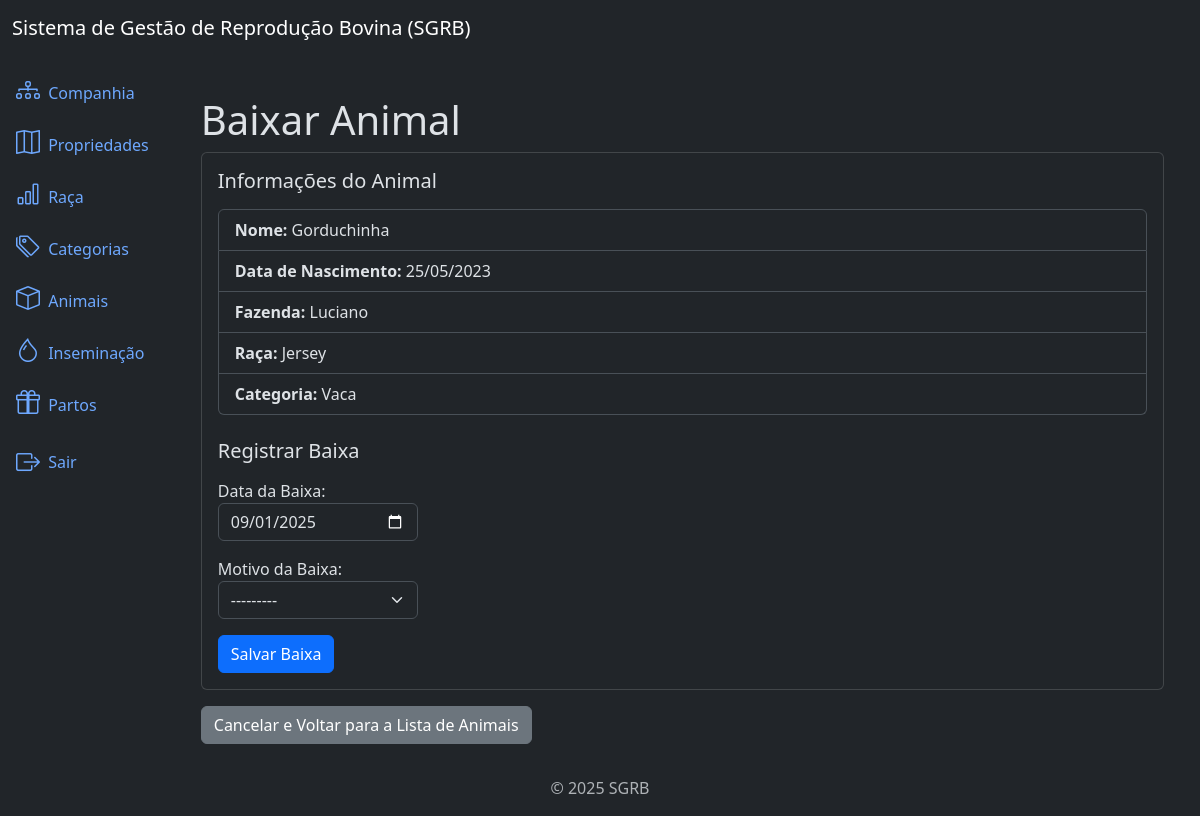
Page /animals/3/culling/ (signed in) on the committed database.
### animals/models.py (models this page shows, shortened)
class Animal(models.Model):
    name = models.CharField(max_length=100)
    birth = models.DateField(null=True, blank=True)
    farm = models.ForeignKey(Farm, on_delete=models.PROTECT, related_name='animais')  # noqa
    breed = models.ForeignKey(Breed, on_delete=models.PROTECT, related_name='animais')  # noqa
    category = models.ForeignKey(Category, on_delete=models.PROTECT, related_name='animais') # noqa
    created_at = models.DateTimeField(auto_now_add=True)
    updated_at = models.DateTimeField(auto_now=True)
    culling_date = models.DateField(null=True, blank=True,verbose_name='Data da Baixa')  # noqa
    culling_reason = models.CharField(
        max_length=2,
        choices=CULLING_REASON_CHOICES,
        null=True,
        blank=True,
    )
    class Meta:
        ordering = ['name']

### farms/models.py (models this page shows)
class Farm(models.Model):
    name = models.CharField(max_length=100)
    company = models.ForeignKey(Company, on_delete=models.CASCADE, related_name="farms")  # noqa
    created_at = models.DateTimeField(auto_now_add=True)
    updated_at = models.DateTimeField(auto_now=True)
    def __str__(self):
        return self.name

### breeds/models.py (models this page shows)
class Breed(models.Model):
    name = models.CharField(max_length=100)
    created_at = models.DateTimeField(auto_now_add=True)
    updated_at = models.DateTimeField(auto_now=True)
    class Meta:
        ordering = ['name']
    def __str__(self):
        return self.name

### categories/models.py (models this page shows)
class Category(models.Model):
    name = models.CharField(max_length=100)
    created_at = models.DateTimeField(auto_now_add=True)
    updated_at = models.DateTimeField(auto_now=True)
    class Meta:
        ordering = ['name']
    def __str__(self):
        return self.name

### animals/views.py (the view)
# urls.py: path('animals/<int:pk>/culling/', views.AnimalCullingView.as_view(), name='animal_culling'),  # noqa
class AnimalCullingView(LoginRequiredMixin, PermissionRequiredMixin, UpdateView): # noqa
    model = models.Animal
    template_name = 'animal_culling.html'
    form_class = forms.AnimalCullingForm
    success_url = reverse_lazy('animal_list')
    permission_required = 'animals.change_animal'

### animals/forms.py
class AnimalCullingForm(forms.ModelForm):
    class Meta:
        model = models.Animal
        fields = ['culling_date', 'culling_reason',]
        widgets = {
            'culling_date': forms.DateInput(
                attrs={
                    'class': 'form-control',
                    'type': 'date',
                    'style': 'max-width: 200px;',
                },
                format='%Y-%m-%d'
            ),
            'culling_reason': forms.Select(
                    attrs={
                        'class': 'form-select',
                        'style': 'max-width: 200px;'
                    }
            ),
        }
        labels = {
            'culling_date': 'Data da Baixa',
            'culling_reason': 'Motivo da Baixa',
        }
    def __init__(self, *args, **kwargs):
        super().__init__(*args, **kwargs)
        if not self.instance.culling_date:
            self.initial['culling_date'] = now().date()

### animals/templates/animal_culling.html (shortened to what this page needs)
{% extends 'base.html' %}
{% block content %}
  <div class="container mt-4">
    <h3 class="display-6">Baixar Animal</h3>
    <div class="card">
      <div class="card-body">
        <h5 class="mb-3">Informações do Animal</h5>
        <ul class="list-group mb-4">
          <li class="list-group-item"><strong>Nome:</strong> {{ object.name }}</li>
          <li class="list-group-item"><strong>Data de Nascimento:</strong> {{ object.birth|date:"d/m/Y" }}</li>
          <li class="list-group-item"><strong>Fazenda:</strong> {{ object.farm }}</li>
          <li class="list-group-item"><strong>Raça:</strong> {{ object.breed }}</li>
          <li class="list-group-item"><strong>Categoria:</strong> {{ object.category }}</li>
        </ul>
        <h5 class="mb-3">Registrar Baixa</h5>
        <form method="post" class="form">
          <div class="mb-3">
            {{ form.culling_date.label_tag }}
            {{ form.culling_date }}
          </div>
          <div class="mb-3">
            {{ form.culling_reason.label_tag }}
            {{ form.culling_reason }}
          </div>
          <button type="submit" class="btn btn-primary">Salvar Baixa</button>
        </form>
      </div>
    </div>
    <a href="{% url 'animal_list' %}" class="btn btn-secondary mt-3">Cancelar e Voltar para a Lista de Animais</a>
  </div>
{% endblock %}

### rows in the picture
Animal: name "Gorduchinha", birth "25/05/2023", farm "Luciano", breed "Jersey", category "Vaca", culling_date "09/01/2025", culling_reason "---------"
